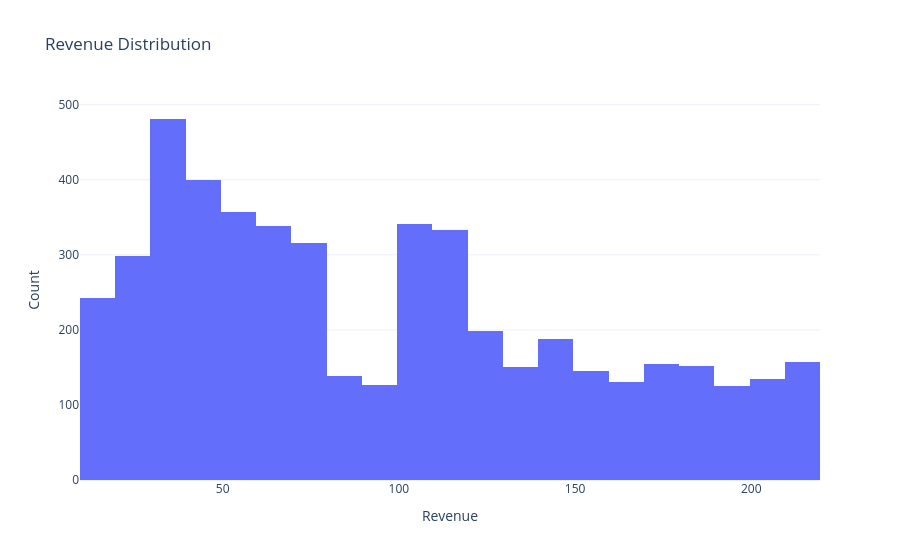

Notebook code cell kept with this figure:
### Code cell
fix = px.histogram(
    orders,
    x='revenue',
    nbins=30,
    title='Histogram of Revenue'
)

fig.update_layout(
    xaxis_title='Revenue',
    yaxis_title='Count'
)

fig.show()

### Figure 1 — Plotly figure (JSON) as saved in the notebook; plotly's stock layout.template omitted (floating-point values rounded to 4 significant figures; data arrays with more than 128 entries replaced by an {"elided": "..."} marker saying what was removed)
{"data": [{"bingroup": "x", "hovertemplate": "revenue=%{x}<br>count=%{y}<extra></extra>", "legendgroup": "", "marker": {"color": "#636efa", "pattern": {"shape": ""}}, "name": "", "nbinsx": 40, "orientation": "v", "showlegend": false, "type": "histogram", "x": {"elided": "4906 int values"}, "xaxis": "x", "yaxis": "y"}], "layout": {"barmode": "relative", "legend": {"tracegroupgap": 0}, "title": {"text": "Revenue Distribution"}, "xaxis": {"anchor": "y", "domain": [0, 1], "title": {"text": "Revenue"}}, "yaxis": {"anchor": "x", "domain": [0, 1], "title": {"text": "Count"}}}}
